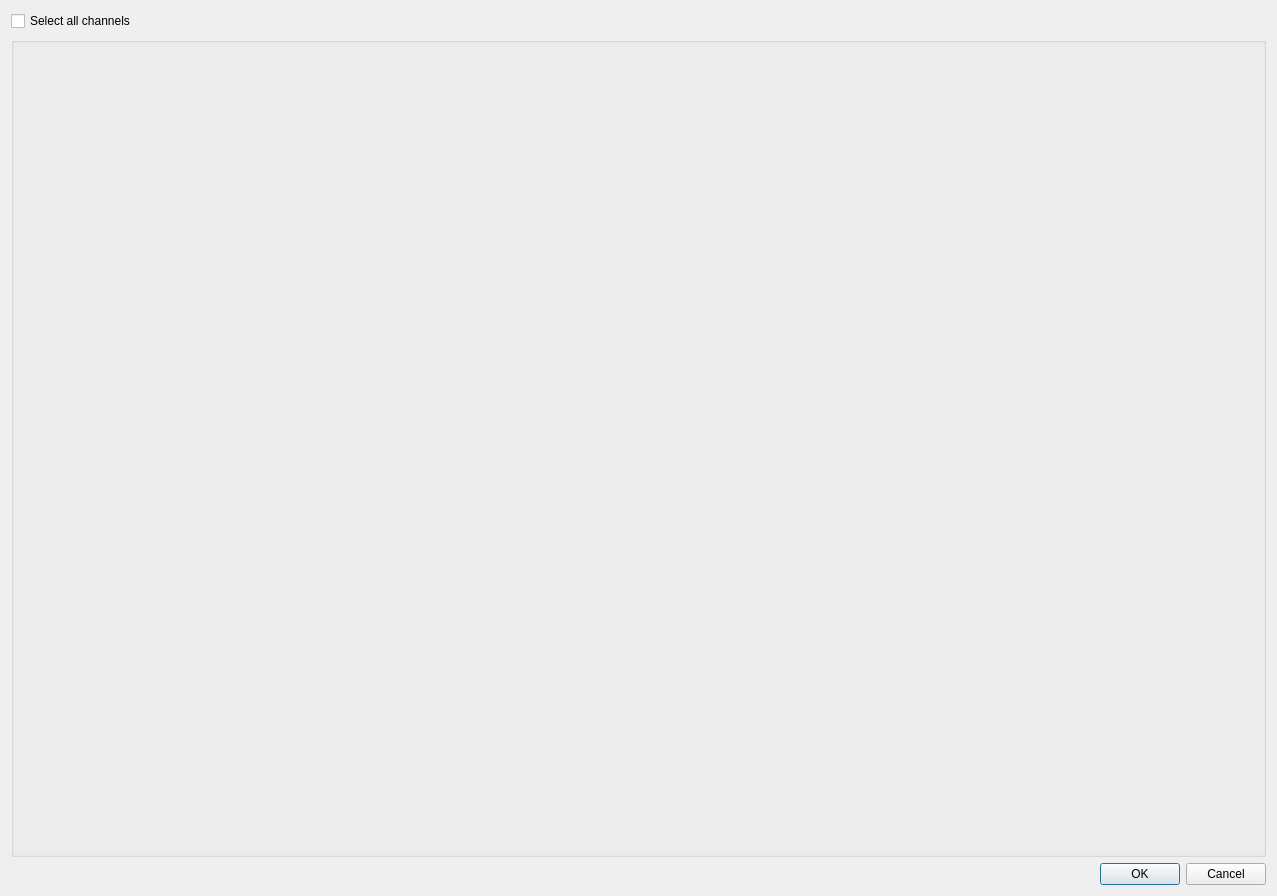
<?xml version="1.0" encoding="UTF-8"?>
<ui version="4.0">
 <class>DialogChannels</class>
 <widget class="QDialog" name="DialogChannels">
  <property name="geometry">
   <rect>
    <x>0</x>
    <y>0</y>
    <width>1277</width>
    <height>896</height>
   </rect>
  </property>
  <property name="sizePolicy">
   <sizepolicy hsizetype="Expanding" vsizetype="Expanding">
    <horstretch>0</horstretch>
    <verstretch>0</verstretch>
   </sizepolicy>
  </property>
  <property name="windowTitle">
   <string>Select the channels for annotation</string>
  </property>
  <layout class="QGridLayout" name="gridLayout_3">
   <item row="0" column="0">
    <widget class="QCheckBox" name="checkBoxAll">
     <property name="sizePolicy">
      <sizepolicy hsizetype="Minimum" vsizetype="Minimum">
       <horstretch>0</horstretch>
       <verstretch>0</verstretch>
      </sizepolicy>
     </property>
     <property name="text">
      <string>Select all channels</string>
     </property>
    </widget>
   </item>
   <item row="1" column="0" colspan="2">
    <widget class="QGroupBox" name="groupBoxChannels">
     <property name="sizePolicy">
      <sizepolicy hsizetype="Expanding" vsizetype="Expanding">
       <horstretch>0</horstretch>
       <verstretch>0</verstretch>
      </sizepolicy>
     </property>
     <property name="title">
      <string/>
     </property>
     <layout class="QGridLayout" name="gridLayout_2">
      <item row="0" column="0">
       <layout class="QGridLayout" name="gridLayout">
        <property name="bottomMargin">
         <number>0</number>
        </property>
        <property name="spacing">
         <number>0</number>
        </property>
       </layout>
      </item>
     </layout>
    </widget>
   </item>
   <item row="2" column="1">
    <widget class="QDialogButtonBox" name="buttonBox">
     <property name="orientation">
      <enum>Qt::Horizontal</enum>
     </property>
     <property name="standardButtons">
      <set>QDialogButtonBox::Cancel|QDialogButtonBox::Ok</set>
     </property>
    </widget>
   </item>
  </layout>
 </widget>
 <resources/>
 <connections>
  <connection>
   <sender>buttonBox</sender>
   <signal>accepted()</signal>
   <receiver>DialogChannels</receiver>
   <slot>accept()</slot>
   <hints>
    <hint type="sourcelabel">
     <x>248</x>
     <y>254</y>
    </hint>
    <hint type="destinationlabel">
     <x>157</x>
     <y>274</y>
    </hint>
   </hints>
  </connection>
  <connection>
   <sender>buttonBox</sender>
   <signal>rejected()</signal>
   <receiver>DialogChannels</receiver>
   <slot>reject()</slot>
   <hints>
    <hint type="sourcelabel">
     <x>316</x>
     <y>260</y>
    </hint>
    <hint type="destinationlabel">
     <x>286</x>
     <y>274</y>
    </hint>
   </hints>
  </connection>
 </connections>
</ui>
